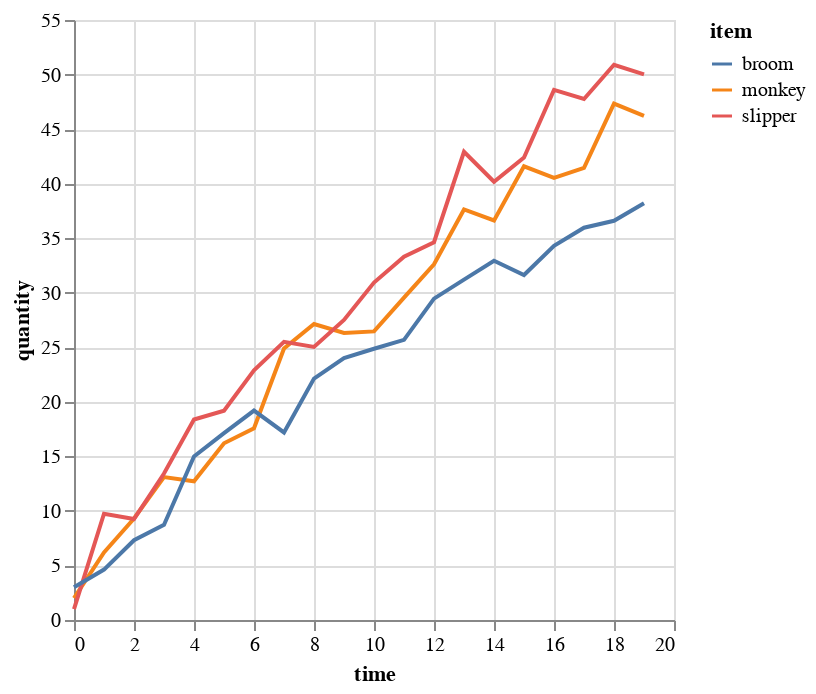

Here is the Vega-Lite specification saved for this chart:
### Vega-Lite specification from a JSON file in a GitHub repository (floating-point values rounded to 4 significant figures)
{"mark": "line", "data": {"values": [{"time": 0, "quantity": 2, "item": "monkey"}, {"time": 1, "quantity": 6.193, "item": "monkey"}, {"time": 2, "quantity": 9.3, "item": "monkey"}, {"time": 3, "quantity": 13.1, "item": "monkey"}, {"time": 4, "quantity": 12.71, "item": "monkey"}, {"time": 5, "quantity": 16.19, "item": "monkey"}, {"time": 6, "quantity": 17.58, "item": "monkey"}, {"time": 7, "quantity": 24.89, "item": "monkey"}, {"time": 8, "quantity": 27.13, "item": "monkey"}, {"time": 9, "quantity": 26.32, "item": "monkey"}, {"time": 10, "quantity": 26.46, "item": "monkey"}, {"time": 11, "quantity": 29.55, "item": "monkey"}, {"time": 12, "quantity": 32.61, "item": "monkey"}, {"time": 13, "quantity": 37.63, "item": "monkey"}, {"time": 14, "quantity": 36.63, "item": "monkey"}, {"time": 15, "quantity": 41.59, "item": "monkey"}, {"time": 16, "quantity": 40.53, "item": "monkey"}, {"time": 17, "quantity": 41.45, "item": "monkey"}, {"time": 18, "quantity": 47.34, "item": "monkey"}, {"time": 19, "quantity": 46.21, "item": "monkey"}, {"time": 0, "quantity": 1, "item": "slipper"}, {"time": 1, "quantity": 9.743, "item": "slipper"}, {"time": 2, "quantity": 9.259, "item": "slipper"}, {"time": 3, "quantity": 13.42, "item": "slipper"}, {"time": 4, "quantity": 18.38, "item": "slipper"}, {"time": 5, "quantity": 19.19, "item": "slipper"}, {"time": 6, "quantity": 22.89, "item": "slipper"}, {"time": 7, "quantity": 25.5, "item": "slipper"}, {"time": 8, "quantity": 25.04, "item": "slipper"}, {"time": 9, "quantity": 27.51, "item": "slipper"}, {"time": 10, "quantity": 30.93, "item": "slipper"}, {"time": 11, "quantity": 33.3, "item": "slipper"}, {"time": 12, "quantity": 34.63, "item": "slipper"}, {"time": 13, "quantity": 42.92, "item": "slipper"}, {"time": 14, "quantity": 40.17, "item": "slipper"}, {"time": 15, "quantity": 42.4, "item": "slipper"}, {"time": 16, "quantity": 48.59, "item": "slipper"}, {"time": 17, "quantity": 47.75, "item": "slipper"}, {"time": 18, "quantity": 50.9, "item": "slipper"}, {"time": 19, "quantity": 50.01, "item": "slipper"}, {"time": 0, "quantity": 3, "item": "broom"}, {"time": 1, "quantity": 4.624, "item": "broom"}, {"time": 2, "quantity": 7.31, "item": "broom"}, {"time": 3, "quantity": 8.727, "item": "broom"}, {"time": 4, "quantity": 14.99, "item": "broom"}, {"time": 5, "quantity": 17.13, "item": "broom"}, {"time": 6, "quantity": 19.19, "item": "broom"}, {"time": 7, "quantity": 17.19, "item": "broom"}, {"time": 8, "quantity": 22.13, "item": "broom"}, {"time": 9, "quantity": 24.02, "item": "broom"}, {"time": 10, "quantity": 24.87, "item": "broom"}, {"time": 11, "quantity": 25.68, "item": "broom"}, {"time": 12, "quantity": 29.46, "item": "broom"}, {"time": 13, "quantity": 31.21, "item": "broom"}, {"time": 14, "quantity": 32.93, "item": "broom"}, {"time": 15, "quantity": 31.63, "item": "broom"}, {"time": 16, "quantity": 34.3, "item": "broom"}, {"time": 17, "quantity": 35.96, "item": "broom"}, {"time": 18, "quantity": 36.59, "item": "broom"}, {"time": 19, "quantity": 38.21, "item": "broom"}]}, "encoding": {"color": {"field": "item", "type": "nominal"}, "x": {"field": "time", "type": "quantitative"}, "y": {"field": "quantity", "type": "quantitative"}}}
